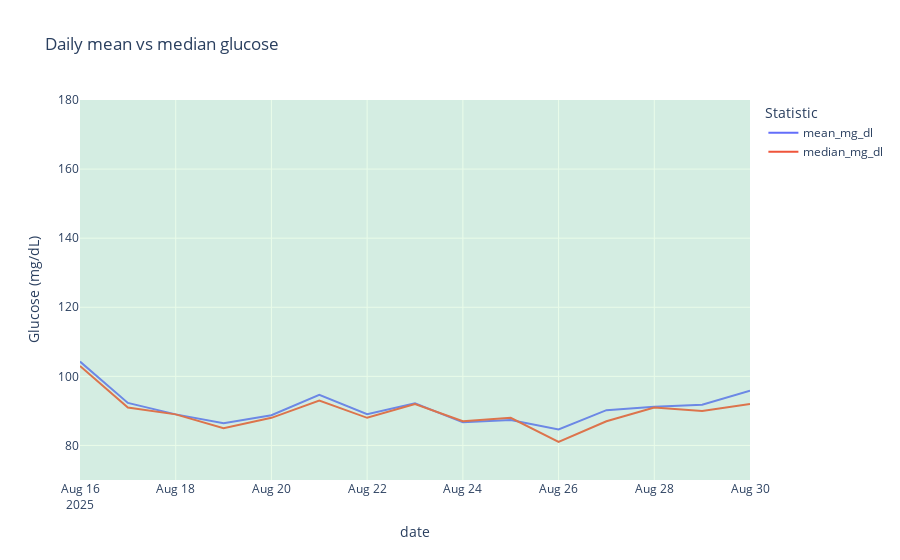

The cell this chart's notebook holds for it:
### Markdown cell above
### 6. Daily glucose trends

### Code cell
daily_metrics = (
    glucose_df.groupby("date")["glucose_value"]
    .agg(["mean", "median", "min", "max"])
    .rename(
        columns={
            "mean": "mean_mg_dl",
            "median": "median_mg_dl",
            "min": "min_mg_dl",
            "max": "max_mg_dl",
        }
    )
)
display(daily_metrics.tail())

fig = px.line(
    daily_metrics.reset_index(),
    x="date",
    y=["mean_mg_dl", "median_mg_dl"],
    title="Daily mean vs median glucose",
    labels={"value": "Glucose (mg/dL)", "variable": "Statistic"},
)
fig.add_hrect(y0=70, y1=180, fillcolor="lightgreen", opacity=0.2, line_width=0)
fig.show()

### Figure 1 — Plotly figure (JSON) as saved in the notebook; plotly's stock layout.template omitted (floating-point values rounded to 4 significant figures)
{"data": [{"hovertemplate": "Statistic=mean_mg_dl<br>date=%{x}<br>Glucose (mg/dL)=%{y}<extra></extra>", "legendgroup": "mean_mg_dl", "line": {"color": "#636efa", "dash": "solid"}, "marker": {"symbol": "circle"}, "mode": "lines", "name": "mean_mg_dl", "orientation": "v", "showlegend": true, "type": "scatter", "x": ["2025-08-16T00:00:00.000000000", "2025-08-17T00:00:00.000000000", "2025-08-18T00:00:00.000000000", "2025-08-19T00:00:00.000000000", "2025-08-20T00:00:00.000000000", "2025-08-21T00:00:00.000000000", "2025-08-22T00:00:00.000000000", "2025-08-23T00:00:00.000000000", "2025-08-24T00:00:00.000000000", "2025-08-25T00:00:00.000000000", "2025-08-26T00:00:00.000000000", "2025-08-27T00:00:00.000000000", "2025-08-28T00:00:00.000000000", "2025-08-29T00:00:00.000000000", "2025-08-30T00:00:00.000000000"], "xaxis": "x", "y": [104.3, 92.32, 89.0, 86.46, 88.76, 94.63, 89.02, 92.19, 86.69, 87.39, 84.61, 90.21, 91.21, 91.76, 95.87], "yaxis": "y"}, {"hovertemplate": "Statistic=median_mg_dl<br>date=%{x}<br>Glucose (mg/dL)=%{y}<extra></extra>", "legendgroup": "median_mg_dl", "line": {"color": "#EF553B", "dash": "solid"}, "marker": {"symbol": "circle"}, "mode": "lines", "name": "median_mg_dl", "orientation": "v", "showlegend": true, "type": "scatter", "x": ["2025-08-16T00:00:00.000000000", "2025-08-17T00:00:00.000000000", "2025-08-18T00:00:00.000000000", "2025-08-19T00:00:00.000000000", "2025-08-20T00:00:00.000000000", "2025-08-21T00:00:00.000000000", "2025-08-22T00:00:00.000000000", "2025-08-23T00:00:00.000000000", "2025-08-24T00:00:00.000000000", "2025-08-25T00:00:00.000000000", "2025-08-26T00:00:00.000000000", "2025-08-27T00:00:00.000000000", "2025-08-28T00:00:00.000000000", "2025-08-29T00:00:00.000000000", "2025-08-30T00:00:00.000000000"], "xaxis": "x", "y": [103.0, 91.0, 89.0, 85.0, 88.0, 93.0, 88.0, 92.0, 87.0, 88.0, 81.0, 87.0, 91.0, 90.0, 92.0], "yaxis": "y"}], "layout": {"legend": {"title": {"text": "Statistic"}, "tracegroupgap": 0}, "shapes": [{"fillcolor": "lightgreen", "line": {"width": 0}, "opacity": 0.2, "type": "rect", "x0": 0, "x1": 1, "xref": "x domain", "y0": 70, "y1": 180, "yref": "y"}], "title": {"text": "Daily mean vs median glucose"}, "xaxis": {"anchor": "y", "domain": [0, 1], "title": {"text": "date"}}, "yaxis": {"anchor": "x", "domain": [0, 1], "title": {"text": "Glucose (mg/dL)"}}}}
